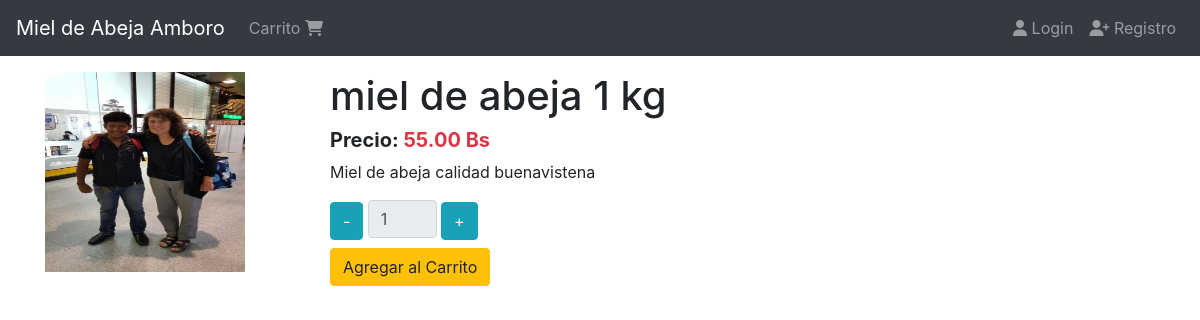
Page /productos/miel-de-abeja-1-kg on the committed database.
### products/models.py (models this page shows)
class Product(models.Model):
    tittle =models.CharField(max_length=50)
    description=models.TextField()
    price=models.DecimalField(max_digits=8, decimal_places=2, default=0.0)
    slug=models.SlugField(null=False, blank=False, unique=True)
    image=models.ImageField(upload_to='products/',null=False, blank=False)
    created_at=models.DateTimeField(auto_now_add=True)
    def __str__(self):
        return self.tittle

### products/views.py (the view)
# urls.py: path('<slug:slug>', views.ProductDetailView.as_view(),name='product'),#id primary key
class ProductDetailView(DetailView):#id->PK
    model=Product
    template_name='products/product.html'
    def get_context_data(self, **kwargs):
        context = super().get_context_data(**kwargs)
        print('/n')
        print(context)
        print('/n')
        return context

### products/templates/products/product.html
{% extends 'base.html' %}
{% block content %}
  <div class="col-3">
    {% if product.image %}
      <img src="{{ product.image.url }}" alt="Imagen del Producto" width="200"height="200">
    {% endif %}
  </div>
  <div class="col">
    <div class="h1">{{product.tittle}}</div>
    <div class="h5 font-weight-bold">
      Precio: <span class="text-danger">{{product.price}} Bs</span>
    </div>
    <div class="">
      <p>{{product.description}}</p>
    </div>
    <div class="">
      {%include 'carts/snippets/add.html'%}
    </div>
  </div>
{% endblock %}

### templates/base.html (shortened to what this page needs)
{% load static %}
<!DOCTYPE html>
<html lang="en">
  <head>
    <link rel="stylesheet" href="https://stackpath.bootstrapcdn.com/bootstrap/4.3.1/css/bootstrap.min.css">
  </head>
  <body>
    {%include 'navbar.html'%}
    <div class="container">
      <div class="row mt-3">
        {%block content%}
        {%endblock%}
      </div>
    </div>
  </body>
</html>

### templates/navbar.html (shortened to what this page needs)
  {% url 'login ' as login %}
  {% url 'register ' as register %}
  {% url 'carts:cart' as cart %}
  <nav class="navbar navbar-expand-md bg-dark navbar-dark">
    <a href="{% url 'index' %}"class="navbar-brand">Miel de Abeja Amboro</a>
    <div id="navb"class="navbar-collapse collapse hide">
      <ul class='navbar-nav'>
        <li class= "nav-item {% if request.path == cart  %}active{%endif%}">
          <a class="nav-link" href="{{ cart }}">
            Carrito <span class="fas fa-shopping-cart"></span>
          </a>
        </li>
      </ul>
      <ul class="nav navbar-nav ml-auto">
        {%if user.is_authenticated%}
        <li class="navbar-item">
          <a href="{% url 'logout' %}"class="nav-link">
            <span class="fas fa-sign-in-alt"></span>
            Logout</a>
        </li>
        {%else%}
          <li class="navbar-item">
            <a href="{%url 'login'%}"class="nav-link">
              <span class="fas fa-user"></span>
              Login</a>
          </li>
          <li class="navbar-item">
            <a href="{% url 'register' %}"class="nav-link">
              <span class="fas fa-user-plus"></span>
              Registro</a>
          </li>
        {%endif%}
      </ul>
    </div>
  </nav>

### carts/templates/carts/snippets/add.html (shortened to what this page needs)
<form action="{%url 'carts:add'%}" method="post">{% csrf_token %}
  <div class="">
    <button type="button" class="btn btn-info d-inline" id="remove">-</button>
    <input type="number" value="1" class="form-control col-sm-1 d-inline" id="quantity" name="quantity"readonly>
    <button type="button" class="btn btn-info" id="add">+</button>
  </div>
  <div class="mt-2">
    <button type="submit"class="btn btn-warning">Agregar al Carrito</button>
  </div>
</form>

### rows in the picture
Product: image (picture), tittle "miel de abeja 1 kg", price "55.00", description "Miel de abeja calidad buenavistena"
